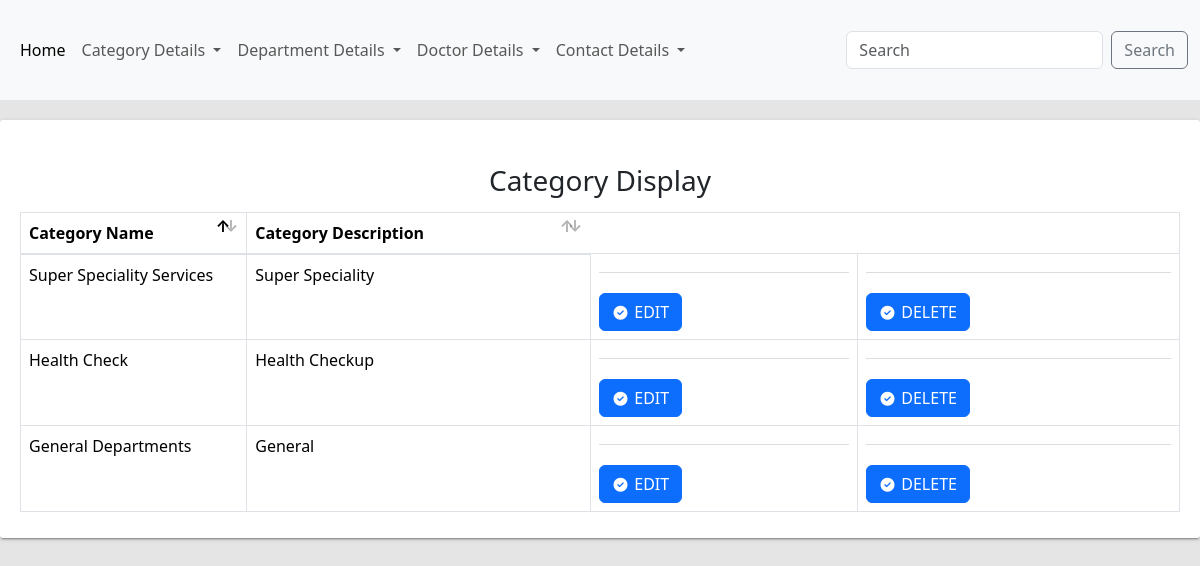
The app's page /displaycat/ with its own data.
### backend/models.py (models this page shows)
class categorydb(models.Model):
    catname=models.CharField(max_length=100 ,blank=True, null=True)
    catdes=models.CharField(max_length=300,blank=True,null=True)

### backend/views.py (the view)
# urls.py: path('displaycat/',views.displaycat,name="displaycat"),
def displaycat(request):
    data = categorydb.objects.all()
    return render(request, "display_category.html", {'data': data})

### backend/templates/display_category.html (shortened to what this page needs)
<!DOCTYPE html>
{% extends 'index.html' %}
{% block content %}
<html lang="en">
<head>
</head>
<body>
    <div class="tile" style="margin-top:20px;">
        <div class="tile-body">
            <div id="sampleTable_wrapper" class="dataTables_wrapper container-fluid dt-bootstrap4 no-footer">
                <div class="row">
                    <div class="col-sm-12 col-md-6">
                        <div class="dataTables_length" id="sampleTable_length"><label>
                        </div>
                    </div>
                    <div id="sampleTable_filter" class="dataTables_filter">
                        <h3 style="text-align:center;">Category Display</h3>
                    </div>
                </div>
            </div>
            <div class="row">
                <div class="col-sm-12">
                    <table class="table table-hover table-bordered dataTable no-footer" id="sampleTable" role="grid"
                        aria-describedby="sampleTable_info">
                        <thead>
                            <tr role="row">
                                <th class="sorting_asc" tabindex="0" aria-controls="sampleTable" rowspan="1" colspan="1"
                                    aria-sort="ascending" aria-label="Name: activate to sort column descending"
                                    style="width: 187.275px;">Category Name</th>
                                <th class="sorting" tabindex="0" aria-controls="sampleTable" rowspan="1" colspan="1"
                                    aria-label="Position: activate to sort column ascending" style="width: 305px;">
                                    Category Description</th>
                        </thead>
                        <tbody>
                            {% for i in data %}
                            <tr role="row" class="odd">
                                <td class="sorting_1">{{i.catname}}</td>
                                <td>{{i.catdes}}</td>
                                <form action="{% url 'editcat' dataid=i.id %}">
                                    <td>
                                        <div class="tile-footer">
                                            <button class="btn btn-primary" type="submit">EDIT</button>
                                        </div>
                                    </td>
                                </form>
                                <form action="{% url 'deletecat' dataid=i.id %}">
                                    <td>
                                        <div class="tile-footer">
                                            <button class="btn btn-primary" type="submit">DELETE</button>
                                        </div>
                                    </td>
                                </form>
                            </tr>
                            {% endfor %}
                        </tbody>
                    </table>
                </div>
            </div>
</body>
</html>
{% endblock %}

### records on screen
categorydb: catname "Super Speciality Services", catdes "Super Speciality"
categorydb: catname "Health Check", catdes "Health Checkup"
categorydb: catname "General Departments", catdes "General"
